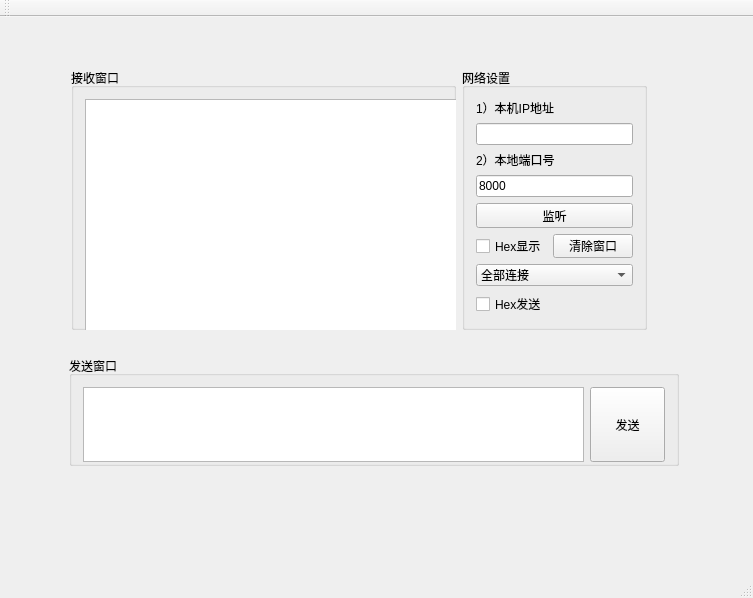
<?xml version="1.0" encoding="UTF-8"?>
<ui version="4.0">
 <class>MyTcpServerClass</class>
 <widget class="QMainWindow" name="MyTcpServerClass">
  <property name="geometry">
   <rect>
    <x>0</x>
    <y>0</y>
    <width>753</width>
    <height>598</height>
   </rect>
  </property>
  <property name="windowTitle">
   <string>MyTcpServer</string>
  </property>
  <widget class="QWidget" name="centralWidget">
   <widget class="QGroupBox" name="groupBox_2">
    <property name="geometry">
     <rect>
      <x>69</x>
      <y>339</y>
      <width>610</width>
      <height>110</height>
     </rect>
    </property>
    <property name="sizePolicy">
     <sizepolicy hsizetype="Expanding" vsizetype="Preferred">
      <horstretch>0</horstretch>
      <verstretch>0</verstretch>
     </sizepolicy>
    </property>
    <property name="minimumSize">
     <size>
      <width>610</width>
      <height>110</height>
     </size>
    </property>
    <property name="maximumSize">
     <size>
      <width>16777215</width>
      <height>110</height>
     </size>
    </property>
    <property name="title">
     <string>发送窗口</string>
    </property>
    <layout class="QVBoxLayout" name="verticalLayout_3">
     <item>
      <layout class="QHBoxLayout" name="horizontalLayout_3">
       <item>
        <widget class="QTextEdit" name="edtSend">
         <property name="sizePolicy">
          <sizepolicy hsizetype="Expanding" vsizetype="Expanding">
           <horstretch>0</horstretch>
           <verstretch>0</verstretch>
          </sizepolicy>
         </property>
         <property name="minimumSize">
          <size>
           <width>500</width>
           <height>75</height>
          </size>
         </property>
         <property name="maximumSize">
          <size>
           <width>16777215</width>
           <height>75</height>
          </size>
         </property>
        </widget>
       </item>
       <item>
        <widget class="QPushButton" name="btnSend">
         <property name="sizePolicy">
          <sizepolicy hsizetype="Fixed" vsizetype="Fixed">
           <horstretch>0</horstretch>
           <verstretch>0</verstretch>
          </sizepolicy>
         </property>
         <property name="minimumSize">
          <size>
           <width>75</width>
           <height>75</height>
          </size>
         </property>
         <property name="maximumSize">
          <size>
           <width>75</width>
           <height>75</height>
          </size>
         </property>
         <property name="text">
          <string>发送</string>
         </property>
        </widget>
       </item>
      </layout>
     </item>
    </layout>
   </widget>
   <widget class="QWidget" name="layoutWidget">
    <property name="geometry">
     <rect>
      <x>60</x>
      <y>40</y>
      <width>598</width>
      <height>284</height>
     </rect>
    </property>
    <layout class="QHBoxLayout" name="horizontalLayout_4">
     <item>
      <widget class="QGroupBox" name="groupBox">
       <property name="title">
        <string>接收窗口</string>
       </property>
       <layout class="QHBoxLayout" name="horizontalLayout_2">
        <item>
         <widget class="QTextEdit" name="edtRecv">
          <property name="minimumSize">
           <size>
            <width>400</width>
            <height>250</height>
           </size>
          </property>
          <property name="readOnly">
           <bool>true</bool>
          </property>
         </widget>
        </item>
       </layout>
      </widget>
     </item>
     <item>
      <widget class="QGroupBox" name="groupBox_3">
       <property name="sizePolicy">
        <sizepolicy hsizetype="Fixed" vsizetype="Preferred">
         <horstretch>0</horstretch>
         <verstretch>0</verstretch>
        </sizepolicy>
       </property>
       <property name="title">
        <string>网络设置</string>
       </property>
       <layout class="QVBoxLayout" name="verticalLayout_2">
        <item>
         <layout class="QVBoxLayout" name="verticalLayout">
          <item>
           <widget class="QLabel" name="label">
            <property name="text">
             <string>1）本机IP地址</string>
            </property>
           </widget>
          </item>
          <item>
           <widget class="QLineEdit" name="edtIP">
            <property name="text">
             <string/>
            </property>
           </widget>
          </item>
          <item>
           <widget class="QLabel" name="label_2">
            <property name="text">
             <string>2）本地端口号</string>
            </property>
           </widget>
          </item>
          <item>
           <widget class="QLineEdit" name="edtPort">
            <property name="text">
             <string>8000</string>
            </property>
           </widget>
          </item>
          <item>
           <widget class="QPushButton" name="btnConnect">
            <property name="text">
             <string>监听</string>
            </property>
           </widget>
          </item>
          <item>
           <layout class="QHBoxLayout" name="horizontalLayout">
            <item>
             <widget class="QCheckBox" name="ckbHexShow">
              <property name="text">
               <string>Hex显示</string>
              </property>
             </widget>
            </item>
            <item>
             <widget class="QPushButton" name="btnClear">
              <property name="text">
               <string>清除窗口</string>
              </property>
             </widget>
            </item>
           </layout>
          </item>
          <item>
           <widget class="QComboBox" name="cbxConnection">
            <item>
             <property name="text">
              <string>全部连接</string>
             </property>
            </item>
           </widget>
          </item>
          <item>
           <widget class="QCheckBox" name="ckbHexSend">
            <property name="text">
             <string>Hex发送</string>
            </property>
           </widget>
          </item>
          <item>
           <spacer name="verticalSpacer">
            <property name="orientation">
             <enum>Qt::Vertical</enum>
            </property>
            <property name="sizeHint" stdset="0">
             <size>
              <width>20</width>
              <height>40</height>
             </size>
            </property>
           </spacer>
          </item>
         </layout>
        </item>
       </layout>
      </widget>
     </item>
    </layout>
   </widget>
  </widget>
  <widget class="QMenuBar" name="menuBar">
   <property name="geometry">
    <rect>
     <x>0</x>
     <y>0</y>
     <width>753</width>
     <height>23</height>
    </rect>
   </property>
  </widget>
  <widget class="QToolBar" name="mainToolBar">
   <attribute name="toolBarArea">
    <enum>TopToolBarArea</enum>
   </attribute>
   <attribute name="toolBarBreak">
    <bool>false</bool>
   </attribute>
  </widget>
  <widget class="QStatusBar" name="statusBar"/>
 </widget>
 <layoutdefault spacing="6" margin="11"/>
 <resources>
  <include location="MyTcpServer.qrc"/>
 </resources>
 <connections/>
</ui>
